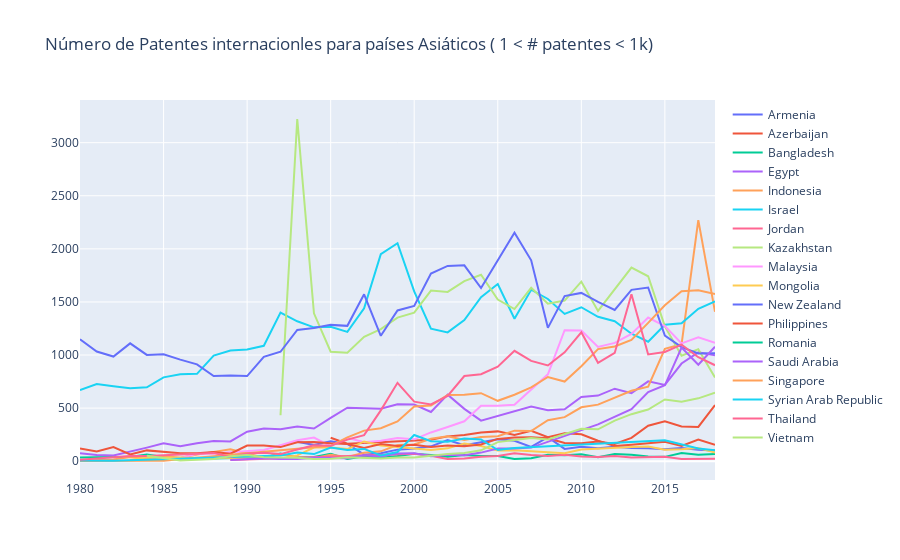

The notebook cell this image was saved under:
### Code cell
fig = go.Figure()
for region, geo_region in values_low.groupby('Country'):
    fig.add_scatter(x=geo_region.Year, y=geo_region.Patents, name=region, mode='lines', connectgaps=True)

fig.update_layout(title="Número de Patentes internacionles para países Asiáticos ( 1 < # patentes < 1k)")
iplot(fig)
